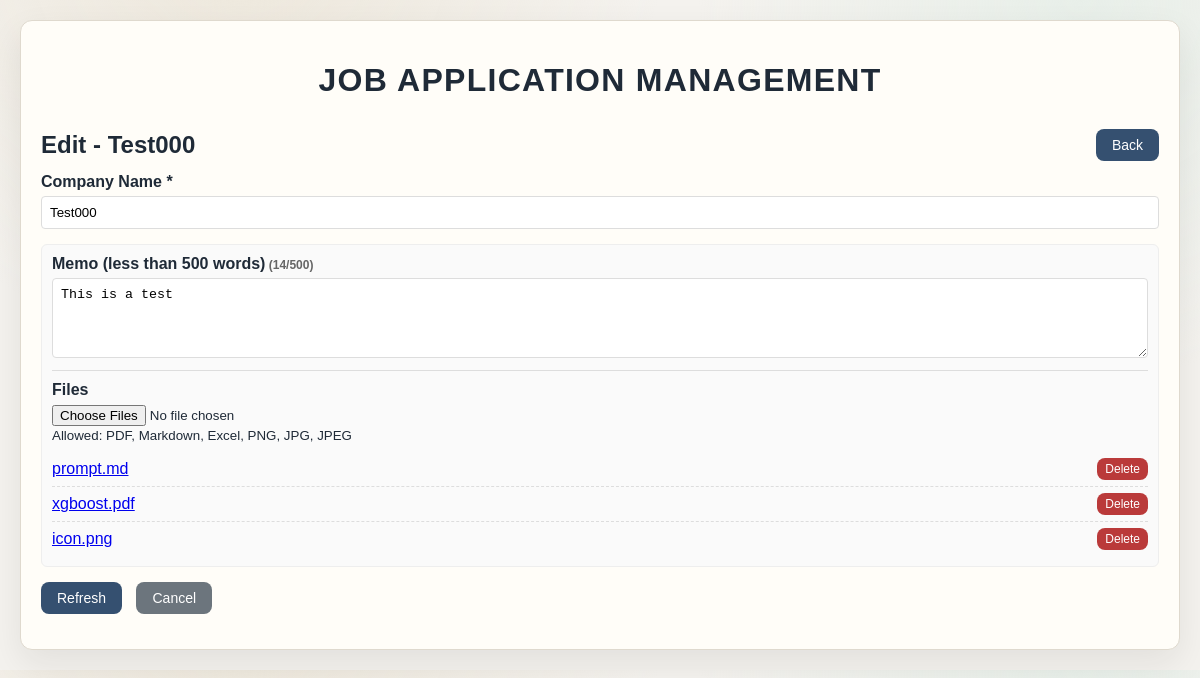
The page /edit/9/ on the database its author committed.
### jobs/models.py (models this page shows, shortened)
class JobApplication(models.Model):
    STATUS_CHOICES = [
        ('---', '---'),
        ('pass', 'Pass'),
        ('fail', 'Fail'),
    ]
    company_name = models.CharField(max_length=100, verbose_name="Company Name")
    application_deadline = models.DateField(null=True, blank=True, verbose_name="Application Deadline")
    online_test_deadline = models.DateField(null=True, blank=True, verbose_name="Online Test Deadline")
    first_interview_date = models.DateField(null=True, blank=True, verbose_name="First Interview Date")
    second_interview_date = models.DateField(null=True, blank=True, verbose_name="Second Interview Date")
    notes = models.TextField(max_length=500, blank=True, verbose_name="Memo")
    application_status = models.CharField(max_length=10, choices=STATUS_CHOICES, default='---', verbose_name="Application Status")
    online_test_status = models.CharField(max_length=10, choices=STATUS_CHOICES, default='---', verbose_name="Online Test Status")
    first_interview_status = models.CharField(max_length=10, choices=STATUS_CHOICES, default='---', verbose_name="First Interview Status")
    second_interview_status = models.CharField(max_length=10, choices=STATUS_CHOICES, default='---', verbose_name="Second Interview Status")
    notes_result = models.CharField(max_length=10, choices=STATUS_CHOICES, default='---', verbose_name="Memo Result")
    created_at = models.DateTimeField(auto_now_add=True)
    updated_at = models.DateTimeField(auto_now=True)
    class Meta:
        verbose_name = "Application"
        verbose_name_plural = "Applications"
        ordering = ['-created_at']

class JobAttachment(models.Model):
    ALLOWED_EXTENSIONS = ['pdf', 'md', 'xls', 'xlsx', 'png', 'jpg', 'jpeg']
    job = models.ForeignKey(
        JobApplication,
        on_delete=models.CASCADE,
        related_name='attachments',
        verbose_name="Application",
    )
    file = models.FileField(
        upload_to='job_files/',
        validators=[FileExtensionValidator(ALLOWED_EXTENSIONS)],
        verbose_name="Attachment File",
        help_text="Allowed: PDF, Markdown, Excel, PNG, JPG, JPEG",
    )
    created_at = models.DateTimeField(auto_now_add=True)
    @property
    def filename(self):
        if self.file and getattr(self.file, "name", ""):
            return self.file.name.split("/")[-1]
        return ""
    class Meta:
        ordering = ['-created_at']
        verbose_name = "Attachment"
        verbose_name_plural = "Attachments"

### jobs/views.py (the view)
# urls.py: path('edit/<int:job_id>/', views.edit_job, name='edit_job'),
def edit_job(request, job_id):
    job = get_object_or_404(JobApplication, id=job_id)
    if request.method == 'POST':
        form = JobApplicationForm(request.POST, request.FILES, instance=job)
        if form.is_valid():
            uploads = request.FILES.getlist('attachments')
            try:
                with transaction.atomic():
                    form.save()
                    _create_attachments(job, uploads)
            except ValidationError as exc:
                messages.error(request, str(exc))
            else:
                messages.success(request, 'Application updated successfully!')
                return redirect('edit_job', job_id=job.id)
        else:
            messages.error(request, f'form validation failed: {form.errors.as_text()}')
    else:
        form = JobApplicationForm(instance=job)
    return render(request, 'jobs/edit_job.html', {
        'form': form,
        'job': job,
        'attachments': job.attachments.all(),
    })

### jobs/forms.py
class JobApplicationForm(forms.ModelForm):
    attachments = MultiFileField(
        required=False,
        widget=MultiFileInput(attrs={
            'multiple': True,
            'accept': '.pdf,.md,.xls,.xlsx,.png,.jpg,.jpeg',
        }),
        help_text='Allowed: PDF, Markdown, Excel, PNG, JPG, JPEG',
        label='Attachments',
    )
    class Meta:
        model = JobApplication
        fields = ['company_name', 'notes']
        widgets = {
            'notes': forms.Textarea(attrs={'maxlength': 500, 'placeholder': 'input...'}),
        }

### jobs/templates/jobs/edit_job.html (shortened to what this page needs)
{% extends 'jobs/base.html' %}
{% block content %}
<div class="page-head">
    <h2>Edit - {{ job.company_name }}</h2>
    <a href="{% url 'job_list' %}" class="btn back-btn">Back</a>
</div>
<form method="post" enctype="multipart/form-data">
    <div class="form-group">
        <label for="{{ form.company_name.id_for_label }}">{{ form.company_name.label }} *</label>
        {{ form.company_name }}
    </div>
    <div class="form-group memo-group">
        <label for="{{ form.notes.id_for_label }}">{{ form.notes.label }} (less than 500 words)</label>
        <div class="memo-text-section">
            {{ form.notes }}
        </div>
        <div class="memo-attachments-section">
            <div class="memo-divider"></div>
            <div class="attachment-title">Files</div>
            <div class="attachment-upload-row">
                {{ form.attachments }}
                <small class="help-text">{{ form.attachments.help_text }}</small>
            </div>
            {% if attachments %}
                <ul class="attachment-list">
                    {% for attachment in attachments %}
                        <li>
                            <a href="{{ attachment.file.url }}" target="_blank" title="{{ attachment.filename }}">{{ attachment.filename }}</a>
                            <button
                                type="submit"
                                class="btn btn-danger btn-small"
                                formaction="{% url 'delete_attachment' job.id attachment.id %}"
                                formmethod="post"
                                formnovalidate
                                onclick="return confirm('Delete {{ attachment.filename }} ?')"
                            >
                                Delete
                            </button>
                        </li>
                    {% endfor %}
                </ul>
            {% else %}
                <p class="attachment-empty">No files uploaded.</p>
            {% endif %}
        </div>
    </div>
    <div class="form-group">
        <button type="submit" class="btn">Refresh</button>
        <a href="{% url 'job_list' %}" class="btn" style="background-color: #6c757d; margin-left: 10px;">Cancel</a>
    </div>
</form>
{% endblock %}

### jobs/templates/jobs/base.html (style rules this page uses)
:root { --bg: #f4f2ee; --paper: #fffdf8; --ink: #1f2a37; --muted: #667085; --line: #dfd9ce; --accent: #355070; --accent-hover: #2b405a; --danger: #ba3a3a; --pass: #2b8a5d; }
body { font-family: "Noto Sans JP", "Hiragino Kaku Gothic ProN", "Yu Gothic", sans-serif; margin: 20px; color: var(--ink); background: radial-gradient(circle at 20% -10%, #ede7db 0, transparent 35%), radial-gradient(circle at 90% 0%, #e8efe9 0, transparent 30%), var(--bg); }
.page-head { display: flex; justify-content: space-between; align-items: center; margin-bottom: 12px; }
.page-head h2 { margin: 0; }
.back-btn { background-color: #6c757d; }
.btn { background-color: var(--accent); color: white; padding: 8px 16px; text-decoration: none; border-radius: 8px; border: none; cursor: pointer; font-size: 14px; }
.btn-danger { background-color: var(--danger); }
.btn-small { padding: 4px 8px; font-size: 12px; }
.form-group { margin-bottom: 15px; }
label { display: block; margin-bottom: 5px; font-weight: bold; }
input[type="text"], input[type="date"], textarea, select { width: 100%; padding: 8px; border: 1px solid #ddd; border-radius: 4px; box-sizing: border-box; }
input[type="file"] { width: 100%; }
textarea { height: 80px; resize: vertical; }
.memo-group { border: 1px solid #eee; border-radius: 6px; padding: 10px; background: #fafafa; }
.memo-text-section { margin-bottom: 8px; }
.memo-attachments-section { margin-top: 8px; }
.memo-divider { border-top: 1px solid #ddd; margin: 8px 0 10px 0; }
.attachment-title { font-weight: bold; margin-bottom: 6px; }
.attachment-list { list-style: none; margin: 8px 0 0 0; padding: 0; }
.attachment-list li { display: flex; align-items: center; justify-content: space-between; gap: 10px; padding: 6px 0; border-bottom: 1px dashed #ddd; }
.attachment-list li:last-child { border-bottom: 0; }

### rows shown on the page
JobApplication: company_name "Test000", notes "This is a test"
JobAttachment: filename "prompt.md"
JobAttachment: filename "xgboost.pdf"
JobAttachment: filename "icon.png"
